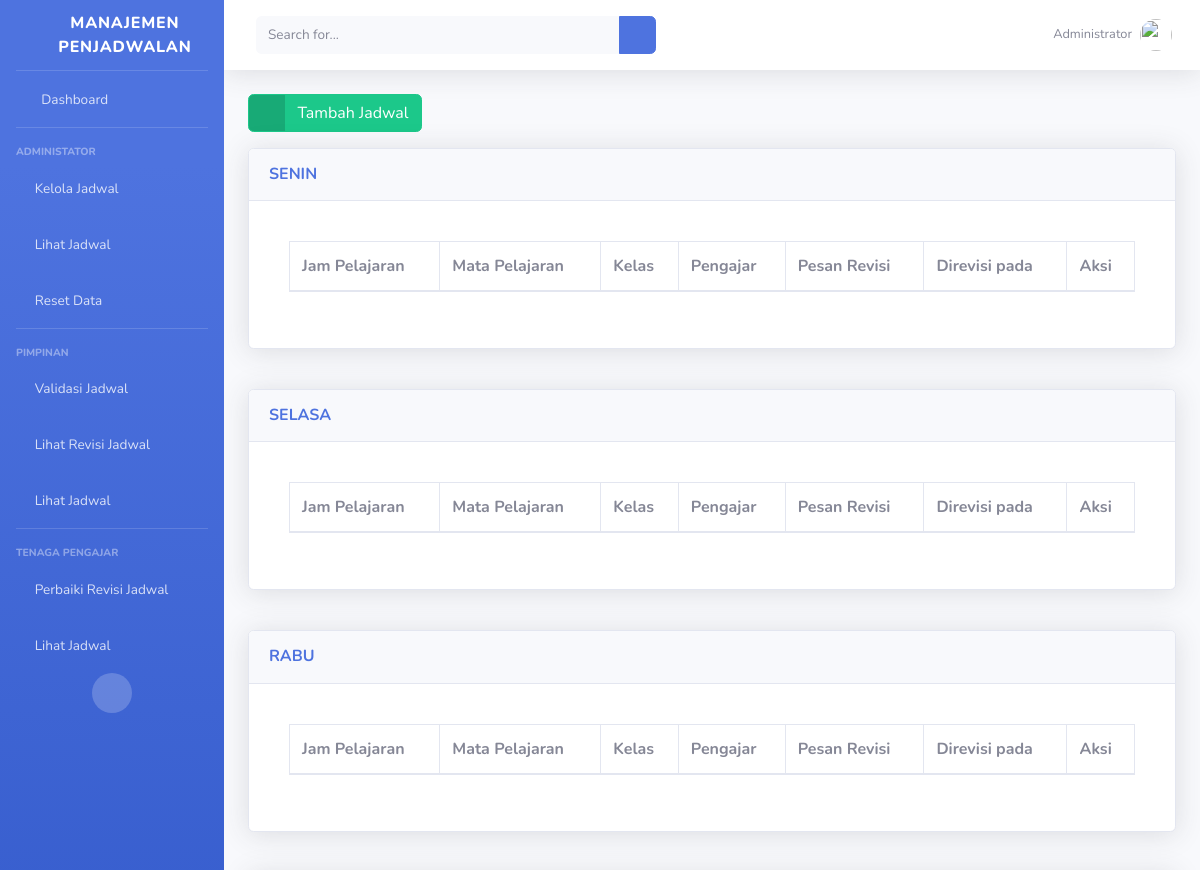
The page /pimpinan/revisi_jadwal/ (upper part) on the database as committed earlier.
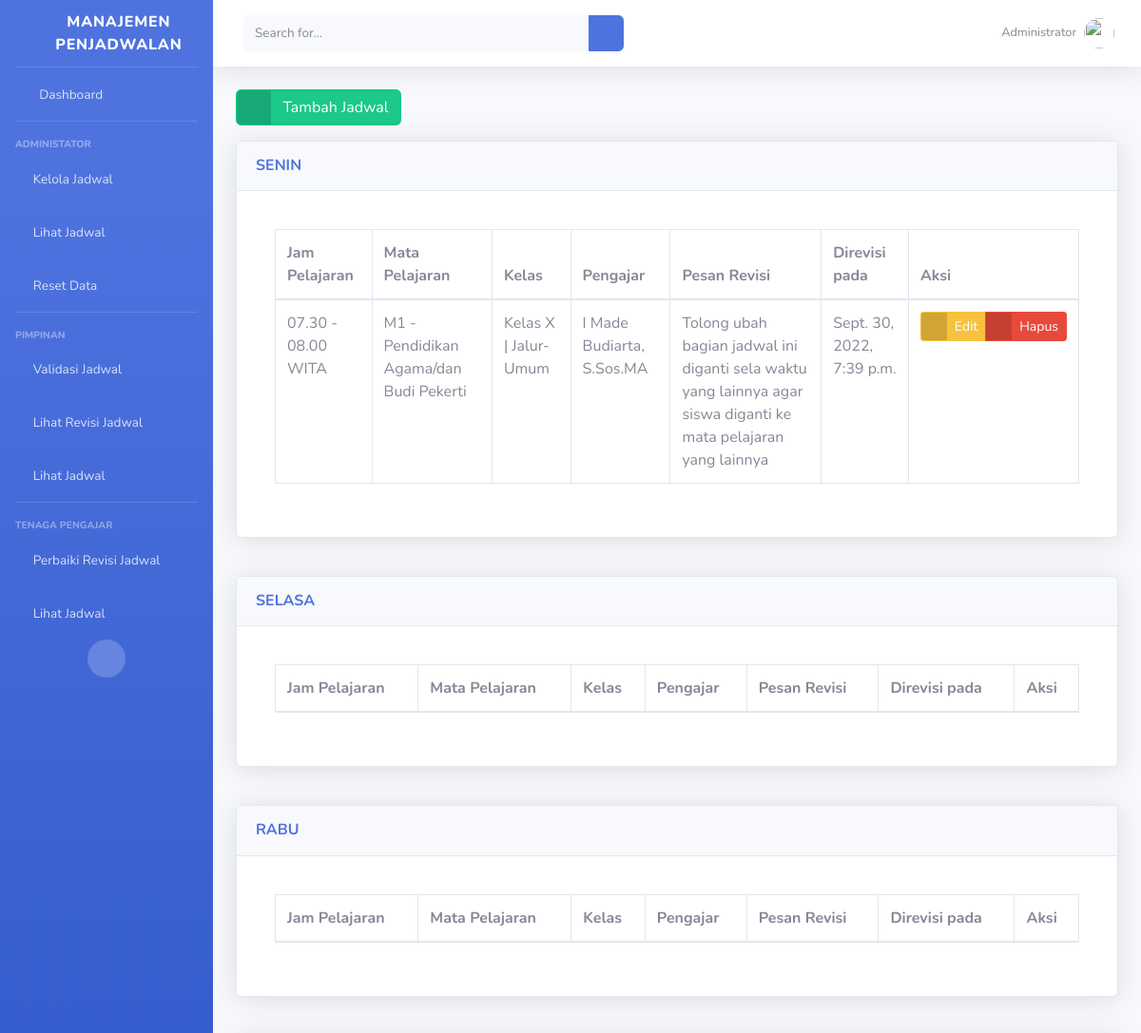
The same page on the database as committed later.
### administrator/models.py (models this page shows, shortened)
class Hari(models.Model):
    CHOICES_HARI = (
        ('senin', 'Senin'),
        ('selasa', 'Selasa'),
        ('rabu', 'Rabu'),
        ('kamis', 'Kamis'),
        ('jumat', 'Jumat'),
        ('sabtu', 'Sabtu'),
    )
    nama_hari = models.CharField(
        'Nama Hari',
        choices=CHOICES_HARI,
        max_length=10,
        unique=True
    )
    class Meta:
        ordering = ['id']
        verbose_name_plural = "Hari"

class DetailWaktu(models.Model):
    hari = models.ForeignKey(
        Hari,
        on_delete=models.CASCADE
    )
    waktu = models.ForeignKey(
        Waktu,
        on_delete=models.CASCADE
    )
    published = models.DateTimeField(
        auto_now_add=True,
        editable=False
    )
    updated = models.DateTimeField(
        auto_now=True,
        editable=False
    )
    class Meta:
        ordering = ['hari', 'waktu']
        verbose_name_plural = "Detail Waktu"

class Waktu(models.Model):
    nama_waktu = models.CharField(
        'Rentang Waktu Pelajaran',
        max_length=30,
        unique=True
    )
    class Meta:
        ordering = ['nama_waktu']
        verbose_name_plural = "Waktu"

class DetailMataPelajaran(models.Model):
    mapel = models.ForeignKey(
        MataPelajaran,
        on_delete=models.CASCADE
    )
    kelas_peserta = models.ForeignKey(
        DetailKelas,
        on_delete=models.CASCADE,
    )
    total_jam = models.PositiveSmallIntegerField(
        'Total Jam Pelajaran',
        blank=True,
        null=True
    )
    published = models.DateTimeField(
        auto_now_add=True,
        editable=False
    )
    updated = models.DateTimeField(
        auto_now=True,
        editable=False
    )
    class Meta:
        ordering = ['id']
        verbose_name_plural = "Detail Mata Pelajaran"

class MataPelajaran(models.Model):
    kode_mapel = models.CharField(
        'Kode Mata Pelajaran',
        max_length=10,
        unique=True
    )
    mapel = models.CharField(
        'Nama Mata Pelajaran',
        max_length=100,
    )
    published = models.DateTimeField(
        auto_now_add=True,
        editable=False
    )
    updated = models.DateTimeField(
        auto_now=True,
        editable=False
    )
    class Meta:
        ordering = ['id']
        verbose_name_plural = "Mata Pelajaran"
    def __str__(self):
        return "{} - {}".format(self.kode_mapel, self.mapel)

class DetailKelas(models.Model):
    kelas = models.ForeignKey(
        Kelas,
        on_delete=models.CASCADE,
    )
    jalur = models.ForeignKey(
        Jalur,
        on_delete=models.CASCADE,
    )
    class Meta:
        ordering = ['kelas']
        verbose_name_plural = "Detail Kelas Peserta"
    def __str__(self):
        return "{} | Jalur-{}".format(
            self.kelas,
            self.jalur.nama_jalur
        )

class Jalur(models.Model):
    kode_jalur = models.CharField(
        'Kode Unik Jalur',
        max_length=5,
        unique=True
    )
    nama_jalur = models.CharField(
        'Nama Jalur',
        max_length=25,
    )
    published = models.DateTimeField(
        auto_now_add=True,
        editable=False
    )
    updated = models.DateTimeField(
        auto_now=True,
        editable=False
    )
    class Meta:
        ordering = ['published']
        verbose_name_plural = "Jalur"

class Kelas(models.Model):
    CHOICES_KELAS = (
        ('Kelas X', 'Kelas X'),
        ('Kelas XI', 'Kelas XI'),
        ('Kelas XII', 'Kelas XII'),
    )
    nama_kelas = models.CharField(
        'Nama Kelas',
        choices=CHOICES_KELAS,
        max_length=12,
        unique=True
    )
    class Meta:
        ordering = ['nama_kelas']
        verbose_name_plural = "Kelas"
    def __str__(self):
        return self.nama_kelas

class Guru(models.Model):
    nip = models.CharField(
        'Nomor Induk Pegawai',
        max_length=15,
        unique=True
    )
    nama_lengkap = models.CharField(
        'Nama Lengkap Guru',
        max_length=150,
        unique=True
    )
    email = models.EmailField(
        'Alamat Email Guru',
    )
    published = models.DateTimeField(
        auto_now_add=True,
        editable=False
    )
    updated = models.DateTimeField(
        auto_now=True,
        editable=False
    )
    class Meta:
        ordering = ['published']
        verbose_name_plural = "Guru"

### pimpinan/models.py (models this page shows, shortened)
class RevisiJadwal(models.Model):
    jadwal = models.OneToOneField(
        Jadwal,
        on_delete=models.CASCADE,
        primary_key=True
    )
    revisi_messages = models.TextField(
        "Pesan Revisi untuk Jadwal",
        max_length=500
    )
    published = models.DateTimeField(
        auto_now_add=True,
        editable=False
    )
    updated = models.DateTimeField(
        auto_now=True,
        editable=False
    )
    class Meta:
        ordering = ['updated']
        verbose_name_plural = "Revisi Jadwal"

### tenagapengajar/models.py (models this page shows, shortened)
class Jadwal(models.Model):
    detail_pelajaran = models.ForeignKey(
        DetailMataPelajaran,
        on_delete=models.CASCADE
    )
    guru = models.ForeignKey(
        Guru,
        on_delete=models.CASCADE,
        default='- Belum Ada Pengajar -',
        blank=True,
        null=False
    )
    detail_waktu = models.ForeignKey(
        DetailWaktu,
        on_delete=models.SET_NULL,
        blank=True,
        null=True
    )
    ruangan = models.ForeignKey(
        Ruangan,
        on_delete=models.SET_NULL,
        blank=True,
        null=True
    )
    CHOICE_STATUS_VALIDASI = (
        ('Unlock', 'Unlock'),
        ('Lock', 'Lock'),
    )
    status_validasi = models.CharField(
        'Status Validasi Jadwal',
        choices=CHOICE_STATUS_VALIDASI,
        default=CHOICE_STATUS_VALIDASI[0][1],
        max_length=10,
    )
    published = models.DateTimeField(
        auto_now_add=True,
        editable=False
    )
    updated = models.DateTimeField(
        auto_now=True,
        editable=False
    )
    class Meta:
        ordering = ['published']
        verbose_name_plural = "Jadwal"

### pimpinan/views.py (the view)
# urls.py: path('revisi_jadwal/', RevisiJadwalListView.as_view(),
class RevisiJadwalListView(ListView):
    model = RevisiJadwal
    template_name = "pimpinan/revisi_jadwal_list.html"
    context_object_name = 'revisi_jadwal_list'
    extra_context = {
        'title_page': 'Schedule | Revisi',
        'subtitle_page': "Daftar Jadwal Direvisi",
    }
    def get_queryset(self):
        revisi_jadwal_list = dict()
        days = Hari.objects.values_list('nama_hari', flat=True).distinct()
        for hari in days:
            revisi_jadwal_list[hari] = self.model.objects.filter(
                jadwal__detail_waktu__hari__nama_hari__iexact=str(hari)
            ).order_by('jadwal__detail_waktu')
        self.queryset = {
            'revisi_jadwal_list': revisi_jadwal_list,
            'days': days,
        }
        return super().get_queryset()
    def get_context_data(self, **kwargs):
        self.kwargs.update(self.extra_context)
        kwargs = self.kwargs
        return super().get_context_data(**kwargs)

### templates/pimpinan/revisi_jadwal_list.html (shortened to what the changed rows need)
{% extends 'base.html' %}
{% block page_content %}
{% for hari, jadwals in revisi_jadwal_list.revisi_jadwal_list.items %}
<div class="row mt-3">
    <div class="col">
        <div class="card shadow mb-4">
            <a href="#collapseJadwal{{hari}}" class="d-block card-header py-3" data-toggle="collapse" role="button"
                aria-expanded="true" aria-controls="collapseJadwal{{hari}}">
                <h6 class="m-0 font-weight-bold text-primary">{{hari.upper}}</h6>
            </a>
            <div class="collapse show" id="collapseJadwal{{hari}}">
                <div class="card-body">
                    <div class="row">
                        <div class="col">
                            <div class="card-body">
                                <div class="table-responsive">
                                    <table class="table table-bordered" id='tableRevisiJadwal{{hari.capitalize}}'
                                        width="100%" cellspacing="0">
                                        <thead>
                                            <tr>
                                                <th scope="col">Jam Pelajaran</th>
                                                <th scope="col">Mata Pelajaran</th>
                                                <th scope="col">Kelas</th>
                                                <th scope="col">Pengajar</th>
                                                <th scope="col">Pesan Revisi</th>
                                                <th scope="col">Direvisi pada</th>
                                                <th scope="col">Aksi</th>
                                            </tr>
                                        </thead>
                                        <tbody>
                                            {% for jadwal in jadwals %}
                                            <tr>
                                                <td>{{jadwal.jadwal.detail_waktu.waktu.nama_waktu}}</td>
                                                <td>{{jadwal.jadwal.detail_pelajaran.mapel}}</td>
                                                <td>{{jadwal.jadwal.detail_pelajaran.kelas_peserta}}</td>
                                                <td>{{jadwal.jadwal.guru.nama_lengkap}}</td>
                                                <td>{{jadwal.revisi_messages}}</td>
                                                <td>{{jadwal.updated}}</td>
                                                <td>
                                                    <div class="d-flex justify-content-end">
                                                        <div class="btn-group" role="group" aria-label="Basic example">
                                                            <a href="{% url 'pimpinan:revisi_jadwal_update' jadwal.jadwal.id %}"
                                                                class="btn btn-warning btn-icon-split btn-sm">
                                                                <span class="icon text-white-50">
                                                                    <i class="fas fa-exclamation-triangle"></i>
                                                                </span>
                                                                <span class="text">Edit</span>
                                                            </a>
                                                            <a href="{% url 'pimpinan:revisi_jadwal_delete' jadwal.jadwal.id %}"
                                                                class="btn btn-danger btn-icon-split btn-sm">
                                                                <span class="icon text-white-50">
                                                                    <i class="fas fa-trash"></i>
                                                                </span>
                                                                <span class="text">Hapus</span>
                                                            </a>
                                                        </div>
                                                    </div>
                                                </td>
                                            </tr>
                                            {% endfor %}
                                        </tbody>
                                    </table>
                                </div>
                            </div>
                        </div>
                    </div>
                </div>
            </div>
        </div>
    </div>
</div>
{% endfor %}
{% endblock page_content %}

Rows that differ between the two databases and show on the page:
added RevisiJadwal: jadwal.detail_waktu.waktu.nama_waktu "07.30 - 08.00 WITA", jadwal.detail_pelajaran.mapel "M1 - Pendidikan Agama/dan Budi Pekerti", jadwal.detail_pelajaran.kelas_peserta "Kelas X | Jalur-Umum", jadwal.guru.nama_lengkap "I Made Budiarta, S.Sos.MA", revisi_messages "Tolong ubah bagian jadwal ini diganti sela waktu yang lainnya agar siswa diganti ke mata pelajaran yang lainnya", updated "Sept. 30, 2022, 7:39 p.m.", shown under Hari "SENIN"
